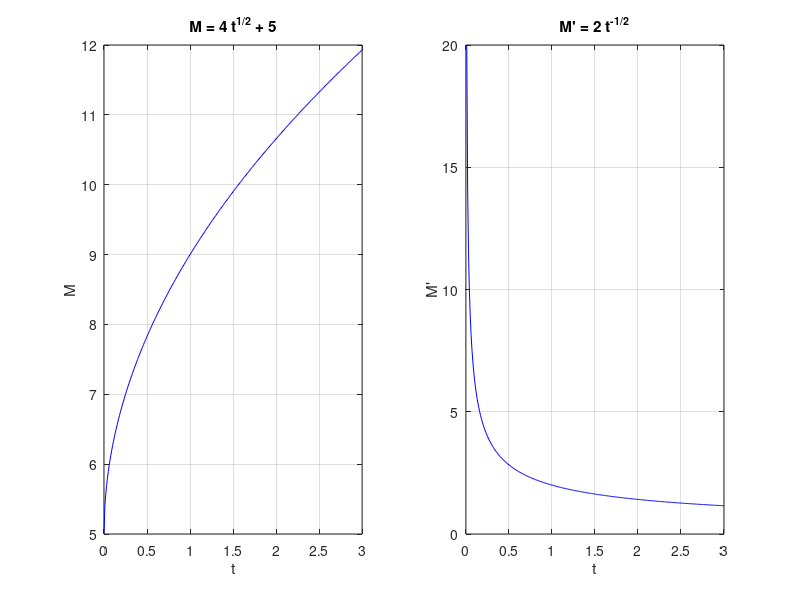

Write MATLAB code to recreate this figure.
close all

subplot(1,2,1)

% Graph of  M = 4 t^(1/2) + 5
t=0:0.01:3;
M= 4*sqrt(t) + 5;
plot(t,M,'b');
hold on
grid on;

% The t axis
% t=linspace(0,3,2);
% M=0*t;
% plot(t,M.'k');

% The M axis
% M=linspace(4,12,2);
% t=0*M;
% plot(t,M,'k');

% The title and the labels
xlabel('t');
ylabel('M');
title('M = 4 t^{1/2} + 5');

axis([0, 3, 5, 12])

subplot(1,2,2)
% Graph of  Mp = 2 t^(-1/2)
t=0.01:0.01:3;
Mp = 2./sqrt(t);
plot(t,Mp,'b');
hold on
grid on;

% The t axis
% t=linspace(0.05,3,2);
% Mp=0*t;
% plot(t,Mp,'k');

% The Mp axis
% Mp=linspace(0,10,2);
% t=0*Mp;
% plot(t,Mp,'k');

% The title and the labels
xlabel('t');
ylabel('M''');
title('M'' = 2 t^{-1/2}');

% axis([0, 3, 0, 20])
